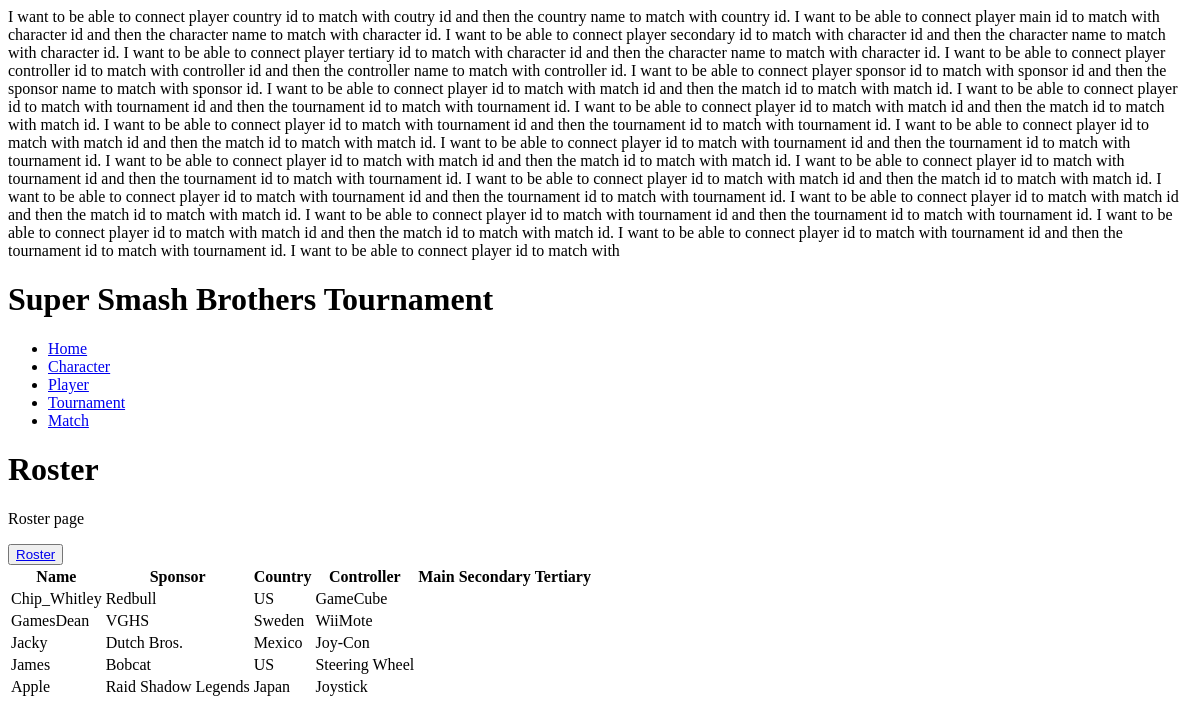
The page /roster on the database as committed earlier.
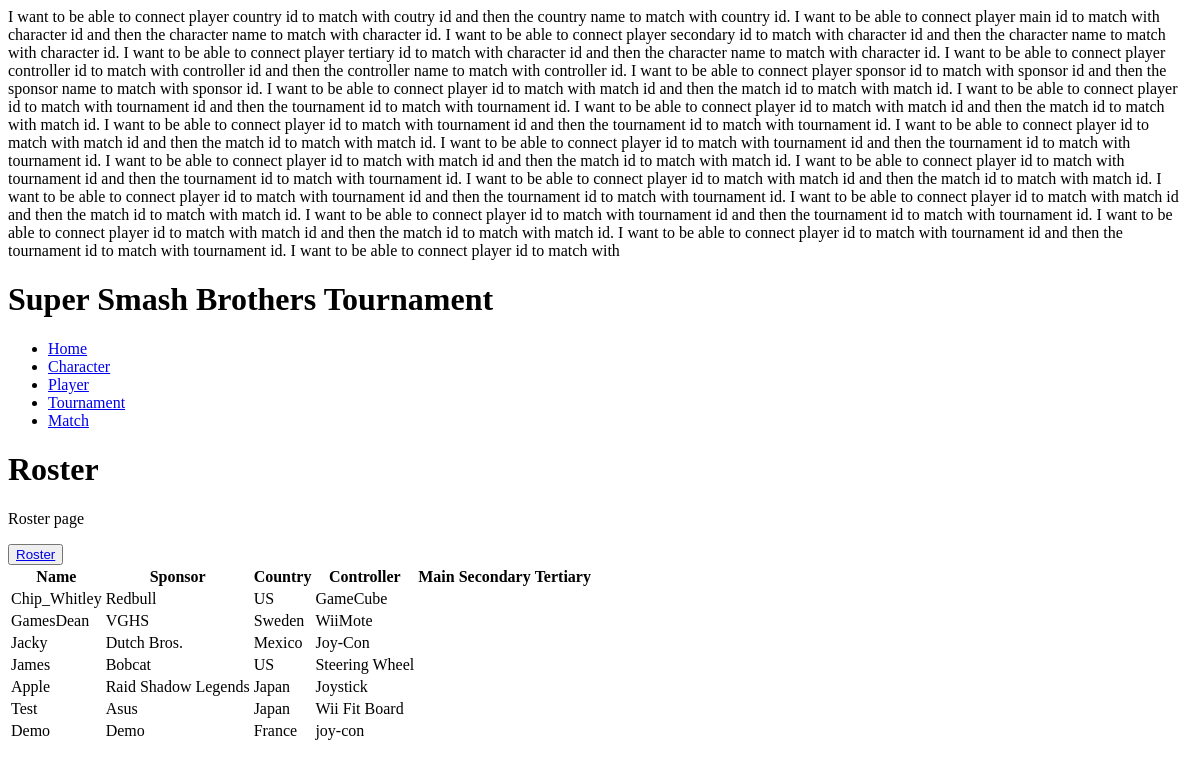
The same page on the database as committed later.
### tables this page shows
CREATE TABLE player (playerID INTEGER PRIMARY KEY AUTOINCREMENT, p_name TEXT, rank TEXT, sponsor TEXT, ctrltype TEXT, countryID INTEGER REFERENCES country (countryID) MATCH "FULL");

CREATE TABLE country (countryID INTEGER PRIMARY KEY AUTOINCREMENT, c_name TEXT);

### api.py (the view)
@app.route('/roster')
def roster_page():
    conn = openConnection("./ssb.db")
    cur = conn.cursor()
    cur.execute("""
                SELECT p_name, sponsor, ctrltype, c_name
                FROM player
                JOIN country ON player.countryID = country.countryID
                """)
    players = cur.fetchall()
    conn.close()
    return render_template('roster.html', players=players)

### api.py (called while the page is built)
def openConnection(_dbFile):
    print("++++++++++++++++++++++++++++++++++")
    print("Open database: ", _dbFile)
    conn = None
    try:
        conn = sqlite3.connect(_dbFile)
        print("success")
    except Error as e:
        print(e)
    print("++++++++++++++++++++++++++++++++++")
    return conn

### templates/roster.html (shortened to what this page needs)
<!DOCTYPE html>
<html>
<head>
    <h1
        style="
        text-align: center,
        font-size: 50px,
        justify-content: center,
        ;"
        >Super Smash Brothers Tournament</h1>
    <ul>
        <li><a href="/">Home</a></li>
        <li><a href="{{ url_for('character_page') }}">Character</a></li>
        <li><a href="{{ url_for('register_page') }}">Player</a></li>
        <li><a href="/tournament">Tournament</a></li>
        <li><a href="/match">Match</a></li>
    </ul>
    <h1>Roster</h1>
    <p>Roster page</p>
    <button><a href="{{ url_for('roster_page') }}">Roster</a></button>
    <table>
    <tr style="text-align: center;, font-size: 20px" >
        <th>Name</th>
        <th>Sponsor</th>
        <th>Country</th>
        <th>Controller</th>
        <th>Main</th>
        <th>Secondary</th>
        <th>Tertiary</th>
    </tr>
    {% for player in players %}
<tr>
    <td>{{ player[0] }}</td>
    <td>{{ player[1] }}</td>
    <td>{{ player[3] }}</td>
    <td>{{ player[2] }}</td>
</tr>
{% endfor %}
    </table>
</head>
</html>

Rows that differ between the two databases and show on the page:
added player: p_name "Test", sponsor "Asus", c_name "Japan", ctrltype "Wii Fit Board"
added player: p_name "Demo", sponsor "Demo", c_name "France", ctrltype "joy-con"
